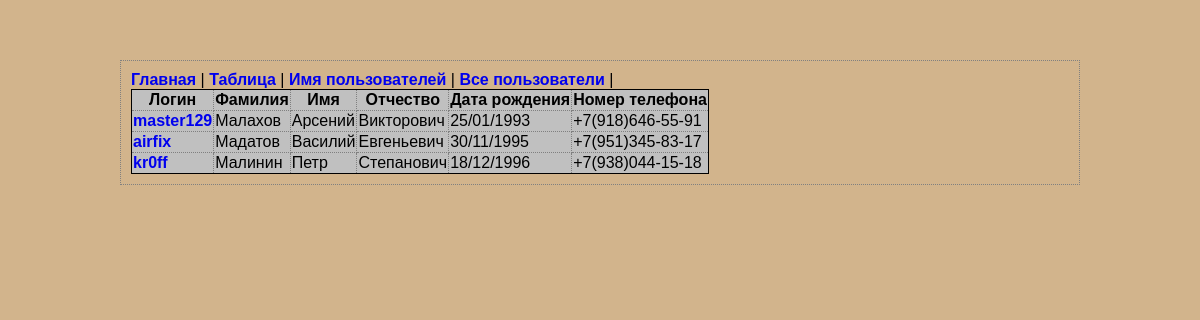
Screenshot of /users with the database file from the repository.
### app.py (models this page shows, shortened)
class UserModel(db.Model):
    __tablename__ = 'users'
    id = db.Column(db.Integer, primary_key=True)
    login = db.Column(db.String(32),nullable=False,unique =True)
    name = db.Column(db.String(32), nullable=False)
    last_name = db.Column(db.String(32), nullable=False)
    surname = db.Column(db.String(32), nullable=True)
    birth_date = db.Column(db.String(32), nullable=False)
    phone = db.Column(db.String(32), nullable=True)

### app.py (the view)
@app.route('/users')
def users_list():
    users = UserModel.query.all()
    return render_template('users_list.html', users_info = users)

### templates/users_list.html (shortened to what this page needs)
{% extends 'base.html' %}
{% block content %}
<table border="1" cellspacing="0">
    <tr>
        <th>Логин</th>
        <th>Фамилия</th>
        <th>Имя</th>
        <th>Отчество</th>
        <th>Дата рождения</th>
        <th>Номер телефона</th>
    </tr>
    {% for item in users_info %}
        <tr>
            <td><a href="users/{{ item.login }}">{{ item.login }}</a></td>
            <td>{{ item.last_name }}</td>
            <td>{{ item.name }}</td>
            <td>{{ item.surname }}</td>
            <td>{{ item.birth_date }}</td>
            <td>{{ item.phone }}</td>
        </tr>
    {% endfor %}
</table>
{% endblock %}

### templates/base.html (shortened to what this page needs)
<!DOCTYPE html>
<html lang="ru">
<head>
    <link rel="stylesheet" href="/static/css/style.css">
</head>
<body>
    <div id="main">
        <div id="menu">
            <a href="/">Главная</a> |
            <a href="/table">Таблица</a> |
            <a href="/names">Имя пользователей</a> |
            <a href="/users">Все пользователи</a> |
        </div>
        <div id="content">
            {% block content %}{% endblock %}
        </div>
    </div>
</body>
</html>

### static/css/style.css (style rules this page uses)
body { font-family: Verdana, Geneva, Arial, sans-serif; font-size: medium; background-color: tan; margin-top: 5%; margin-bottom: 5%; margin-left: 10%; margin-right: 10%; border: 1px dotted gray; padding: 10px 10px 10px 10px; }
a { text-decoration: none; font-weight: 600; }
table { font-size: 1em; background-color: silver; border: 1px solid black; color: black; padding: 5px 5px 2px; border-collapse: collapse; }
td,th { border: thin dotted gray; }

### rows the page displays
UserModel: login "master129", last_name "Малахов", name "Арсений", surname "Викторович", birth_date "25/01/1993", phone "+7(918)646-55-91"
UserModel: login "airfix", last_name "Мадатов", name "Василий", surname "Евгеньевич", birth_date "30/11/1995", phone "+7(951)345-83-17"
UserModel: login "kr0ff", last_name "Малинин", name "Петр", surname "Степанович", birth_date "18/12/1996", phone "+7(938)044-15-18"
